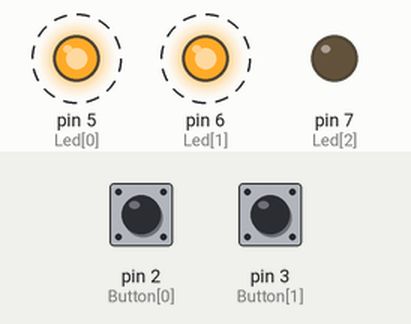
Simulated run of this sketch. Board: Arduino Uno, built with avr-gcc and run on an emulated ATmega328P. Parts: output pins drawn as LEDs (lit = HIGH). Dashed ring = blinking. The inputs (shaded band) are chosen by the test bench; at power-on: pin 2 (Button[0]) HIGH, pin 3 (Button[1]) HIGH.

Above: at 1.2 s.
1.3 s: pin 2 (Button[0]) pulled LOW for 0.15 s
At 3.25 s:
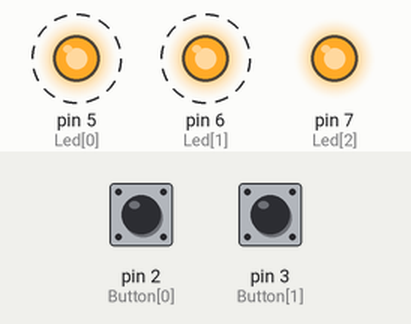
4.3 s: pin 3 (Button[1]) pulled LOW for 0.15 s
At 4.9 s:
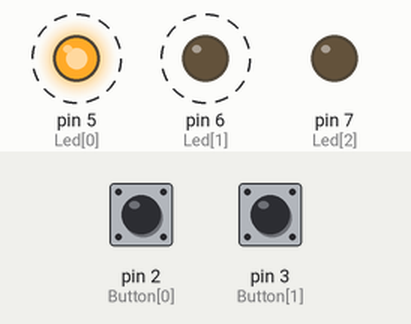
7.4 s: pin 2 (Button[0]) pulled LOW for 1 s
At 7.9 s:
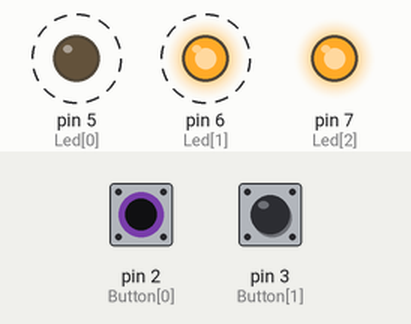
11.0 s: pin 3 (Button[1]) pulled LOW for 1 s
At 13.75 s:
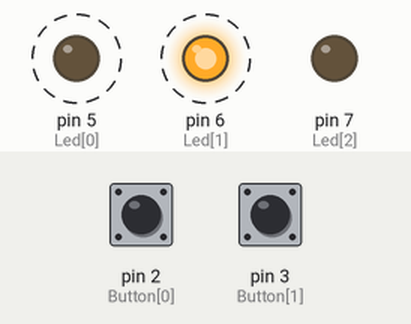
Timing chart, 0 to 15.5 s (numbered marks = the images above; inputs shaded):
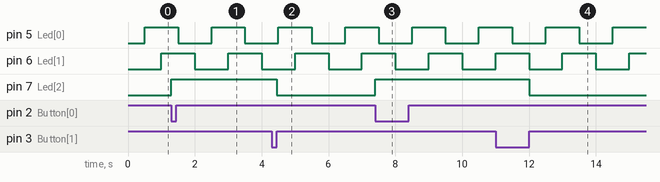

The sketch:

hw1-3_1.ino
```cpp
#include<MsTimer2.h>

int Button[2]={2,3};
int Led[3]={5,6,7};

void LedControl(){
  static int counter=0;
  static byte output=HIGH;
  digitalWrite(Led[counter++],output);
  if(counter>1){
    counter=0;
    output=!output;
  }
}

void ButtonOn(){
  digitalWrite(Led[2],HIGH);
}
void ButtonOff(){
  digitalWrite(Led[2],LOW);
}
void setup() {
  // put your setup code here, to run once:
  int i;
  pinMode(Button[0],INPUT_PULLUP);
  pinMode(Button[1],INPUT_PULLUP);
  for(i=0;i<3;i++)
    pinMode(Led[i],OUTPUT);
  attachInterrupt(0,ButtonOn,FALLING);
  attachInterrupt(1,ButtonOff,RISING);
  MsTimer2::set(500,LedControl);
  MsTimer2::start();
}

void loop() {
  // put your main code here, to run repeatedly:

}
```

Measured:
- after the input at 1.3 s, pin 7 (Led[2]): LOW → HIGH at once
- after the input at 4.3 s, pin 7 (Led[2]): HIGH → LOW after 0.15 s
- after the input at 7.4 s, pin 7 (Led[2]): LOW → HIGH at once
- after the input at 11.0 s, pin 7 (Led[2]): HIGH → LOW after 1.0 s
- by itself, pin 5 (Led[0]), pin 6 (Led[1]): alternates HIGH for 1.0 s and LOW for 1.0 s
